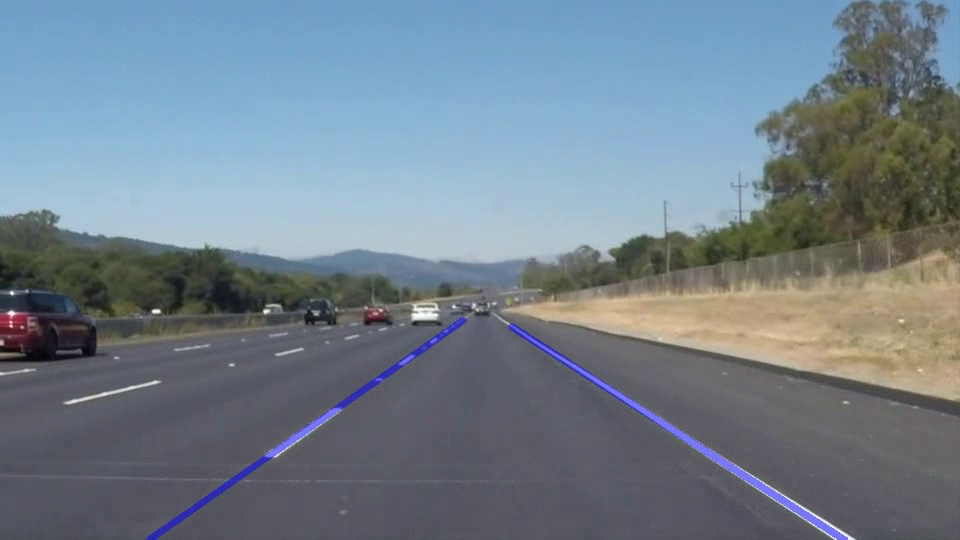
#> input picture frame 21 of part1_p12_lane_detection/p1_lane_detection/test_videos_output/solidWhiteOut.mp4, 960 x 540 px, given in place of solidWhiteRight.mp4, which was not available
$ python lanelines_white.py
#> lines starting #> are read from the running program, lines starting #| are printed output that depends on the picture; after the words box and inside, x2 and y2 are one past the last pixel; in counts of white or black regions, pixels touching at a corner belong together; pictures that were not available may be replaced by others from this repository, and a replacement may not be noted
import matplotlib.pyplot as plt
import numpy as np
import cv2
import os
import math
# import threading

showstep = False
# SET TO TRUE IF WANT TO SHOW STEPS

rho = 1
theta = np.pi/180
threshold = 60
min_line_len = 100
max_line_gap = 160

dir_path = os.path.dirname(os.path.realpath(__file__))
# [19 lines of commented-out code are left out]

# [4 lines left out: function showfig, not called in this run]

def grayscale(img):
    gray = cv2.cvtColor(img, cv2.COLOR_RGB2GRAY)
    if showstep:
        cv2.imshow("gray", gray)
        cv2.waitKey(0)
    return gray


def gaussian_blur(img, kernel_size):
    blur = cv2. GaussianBlur(img, (kernel_size, kernel_size), 0)
    if showstep:
        cv2.imshow("blur", blur)
        cv2.waitKey(0)
    return blur

# gaussian_blur(img, kernel_size)

def canny(img, low_threshold, high_threshold):
    can = cv2.Canny(img, low_threshold, high_threshold)
    if showstep:
        cv2.imshow("Can", can)
        cv2.waitKey(0)

    # t = threading.Thread(target=showfig, name="canny", args=(can, 'gray'))
    # t.start()
    # plt.show()

    return can


def roi(img, vertices):
    """
    Applies an image mask.

    Only keeps the region of the image defined by the polygon
    formed from `vertices`. The rest of the image is set to black.
    `vertices` should be a numpy array of integer points.
    """
    # defining a blank mask to start with
    mask = np.zeros_like(img)

    # defining a 3 channel or 1 channel color to fill the mask with depending on the input image
    if len(img.shape) > 2:
        channel_count = img.shape[2]  # i.e. 3 or 4 depending on your image
        ignore_mask_color = (255,) * channel_count
        print(ignore_mask_color)
    else:
        ignore_mask_color = 255

    # filling pixels inside the polygon defined by "vertices" with the fill color
    cv2.fillPoly(mask, vertices, ignore_mask_color)

    if showstep:
        cv2.imshow("mask", mask)
        cv2.waitKey(0)
    # returning the image only where mask pixels are nonzero
    masked_image = cv2.bitwise_and(img, mask)
    if showstep:
        cv2.imshow("mask", masked_image)
        cv2.waitKey(0)
    return masked_image

def draw_lines(img, lines, color=[255, 0, 0], thickness=5):
    # for x1, y1, x2, y2 in lines:
    #     cv2.line(img, (x1, y1), (x2, y2), color, thickness)

    for line in lines:
        for x1, y1, x2, y2 in line:
            cv2.line(img, (x1, y1), (x2, y2), color, thickness)

def hough_lines(img, imgOriginal, rho, theta, threshold, min_line_len, max_line_gap, vertices):
    """
    `img` should be the output of a Canny transform.

    Returns an image with hough lines drawn.
    """
    # [12 lines of commented-out code are left out]
    shape = img.shape
    width = shape[1]
    height = shape[0]

    lines = cv2.HoughLinesP(img, rho, theta, threshold, np.array([]),minLineLength=min_line_len,maxLineGap=max_line_gap)

    leftlines = []
    rightlines = []

    # print("vertices",vertices)
    vertices_left = [vertices[0][0][0], vertices[0][0][1]]
    vertices_right = [vertices[0][3][0], vertices[0][3][1]]
    # print("vertices left",vertices_left)
    # print("vertices right",vertices_right)

    for line in lines:
        print(line)
        if line[0][2]<width/2:
            leftlines.append(line)
        else:
            rightlines.append(line)

    # take the average of lines on left and lines on right to reduce noise
    if len(leftlines)!=0:
        left_line = np.mean(leftlines, axis=0)
        left_line = left_line.astype(int)

        # code fix for extrapolation:
        left_line1 = left_line[0]
        slope_left = (left_line1[3]-left_line1[1])/(left_line1[2]-left_line1[0])
        # print(slope_left)
        # extrapolate to the end of the ROI
        # note: here botleft and topleft is x[0],x[1], x[2],x[3]
        left_bot_x= int(left_line1[0] + (vertices_left[1]-left_line1[1])/slope_left)
        left_bot_y = vertices_left[1]

        left_line[0][0] = left_bot_x
        left_line[0][1] = left_bot_y

    else:
        left_line = []
        slope_left = 0

    if len(rightlines)!=0:
        right_line = np.mean(rightlines, axis=0)
        right_line = right_line.astype(int)
        right_line1 = right_line[0]
        slope_right = (right_line1[3]-right_line1[1])/(right_line1[2]-right_line1[0])
        # print(slope_right)
        # extrapolate to the end of the ROI
        # note: now top_right and bot_right is x[0],x[1], x[2],x[3]
        right_bot_x = int(right_line1[2] + (vertices_right[1]-right_line1[3])/slope_right)
        right_bot_y = vertices_right[1]

        right_line[0][2] = right_bot_x
        right_line[0][3] = right_bot_y
    else:
        right_line = []

    lines = [left_line,right_line]


    # print(lines)
    # line_img = np.zeros((img.shape[0], img.shape[1], 3), dtype=np.uint8)
    line_img = np.copy(imgOriginal)
    draw_lines(line_img, lines)
    # matplotlib is not thread friendly
    # t = threading.Thread(target=showfig, name="hough {}".format(i), args=(img, None))
    # t.start()
    if showstep:
        cv2.imshow("lines", line_img)
        cv2.waitKey(0)

    return line_img

def weighted_img(img, initial_img, α=0.5, β=0.5, γ=0.):
    return cv2.addWeighted(initial_img, α, img, β, γ)

def main():
    dir_vid = dir_path + "/test_videos"
    vid = dir_vid + "/solidWhiteRight.mp4"
    fourcc = cv2.VideoWriter_fourcc(*'mp4v')
    cap = cv2.VideoCapture(vid)
    ret, imgOriginal = cap.read()
#> imgOriginal is the input picture: shape (540, 960, 3); mean B, G, R 140.2, 128.2, 114.5
    height = imgOriginal.shape[0]
    width = imgOriginal.shape[1]

    c1 = (100, height) # x1, y1
    c2 = (width/2 - 100, height/2 + 50) # x2, y2
    c3 = (width/2 + 100, height/2 + 50) # x2 , y2
    c4 = (width-100, height) # x1, y1
    vertices = np.array([[c1, c2, c3, c4]], dtype=np.int32)
    # important to make it array of array, and dtype 32 int, because will need for polyfit

    out = cv2.VideoWriter(dir_path + '/test_videos_output/solidWhiteOut.mp4',fourcc, 30.0, (width, height))

    while cap.isOpened():
        ret, imgOriginal = cap.read()
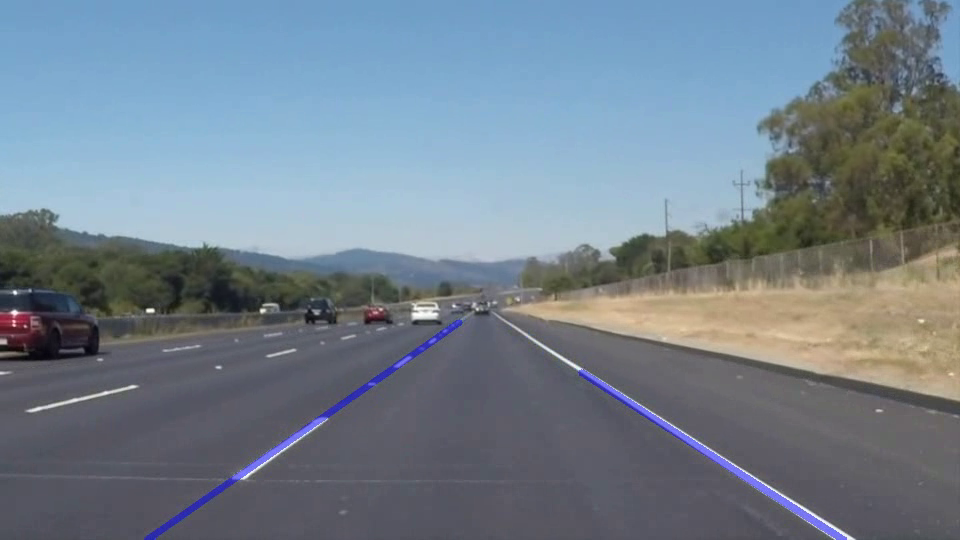
#> input picture frame 22 of part1_p12_lane_detection/p1_lane_detection/test_videos_output/solidWhiteOut.mp4, 960 x 540 px, given in place of solidWhiteRight.mp4, which was not available
#> imgOriginal is the input picture: shape (540, 960, 3); mean B, G, R 140.3, 128.3, 114.9
        img = canny(gaussian_blur(grayscale(imgOriginal), 5), 50, 150)
#> in grayscale, `gray = cv2.cvtColor(img, cv2.COLOR_RGB2GRAY)`:
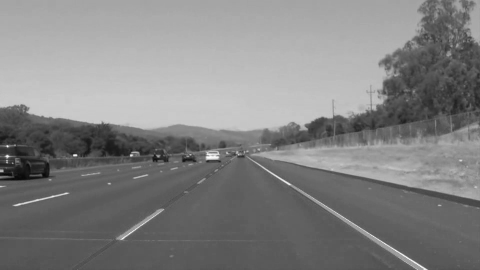
#> gray: shape (540, 960) (shown at 1/2 size); min 3, max 255, mean 130.4
#> in canny, `can = cv2.Canny(img, low_threshold, high_threshold)`:
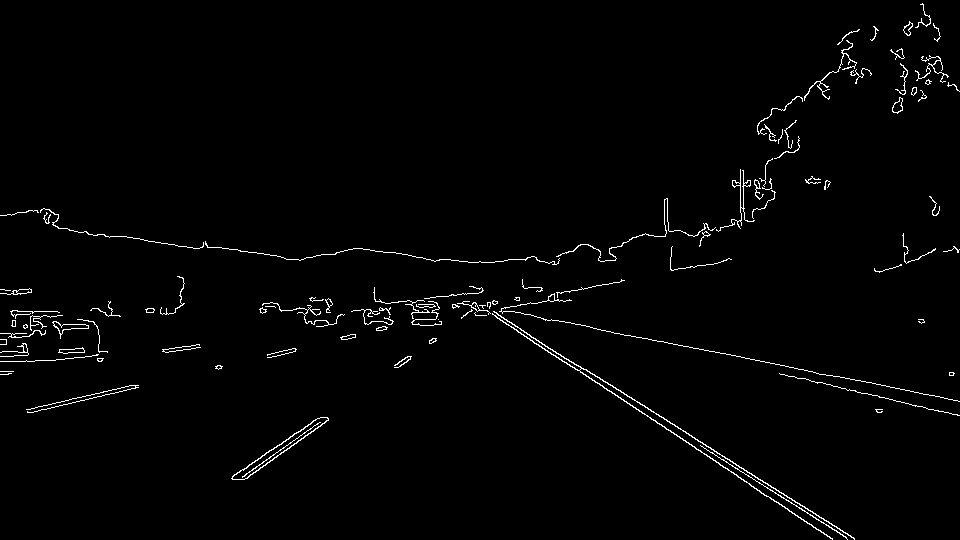
#> can: shape (540, 960); 1.5% white in thin lines or dots
        masked = roi(img, vertices)
#> in roi, `cv2.fillPoly(mask, vertices, ignore_mask_color)`:
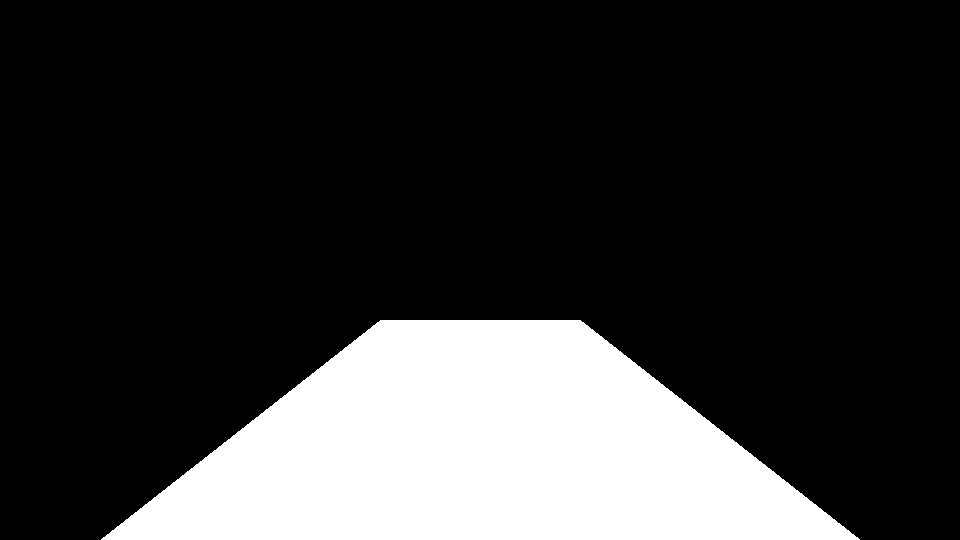
#> mask: shape (540, 960); 20.4% white; 1 white region, box (x1, y1, x2, y2) and area: (101, 320, 860, 540) 105660
#> in roi, `masked_image = cv2.bitwise_and(img, mask)`:
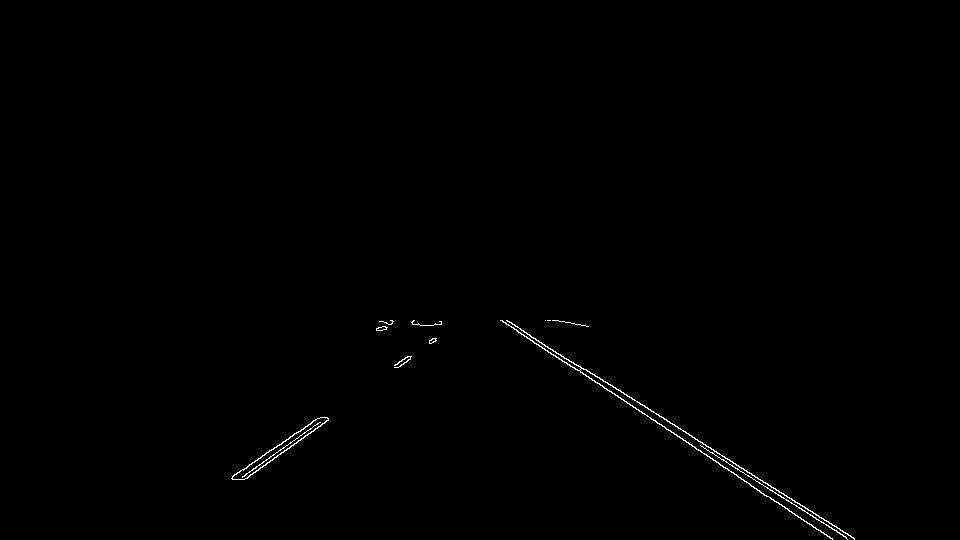
#> masked_image: shape (540, 960); 0.37% white in thin lines or dots, all inside (x1, y1, x2, y2) = (231, 320, 855, 540)
        line_img = hough_lines(masked, imgOriginal, rho, theta, threshold, min_line_len, max_line_gap,vertices)
#> in hough_lines, `lines = cv2.HoughLinesP(img, rho, theta, threshold, np.array([]),minLi..`: lines = [[506, 320, 847, 533], [507, 321, 854, 538], [500, 320, 846, 537], [238, 479, 436, 340], [509, 322, 816, 529], [232, 476, 436, 338], [505, 323, 733, 472], [556, 356, 845, 537]]
#> the loop in hough_lines, `for line in lines:` made 8 passes
#> (printed output is left out)
#> after the loop in hough_lines, `for line in lines:`: leftlines = [[[238, 479, 436, 340]], [[232, 476, 436, 338]]]; rightlines = [[[506, 320, 847, 533]], [[507, 321, 854, 538]], [[500, 320, 846, 537]], [[509, 322, 816, 529]], [[505, 323, 733, 472]], [[556, 356, 845, 537]]]
#> in hough_lines, `left_line = np.mean(leftlines, axis=0)`: left_line = [[235, 477.5, 436, 339]]
#> in hough_lines, `left_line = left_line.astype(int)`: left_line = [[235, 477, 436, 339]]
#> in hough_lines, `left_line1 = left_line[0]`: left_line1 = [235, 477, 436, 339]
#> in hough_lines, `slope_left = (left_line1[3]-left_line1[1])/(left_line1[2]-left_line1[0])`: slope_left = -0.687
#> in hough_lines, `left_bot_x= int(left_line1[0] + (vertices_left[1]-left_line1[1])/slope..`: left_bot_x = 143
#> in hough_lines, `right_line = np.mean(rightlines, axis=0)`: right_line = [[513.8, 327, 823.5, 524.3]]
#> in hough_lines, `right_line = right_line.astype(int)`: right_line = [[513, 327, 823, 524]]
#> in hough_lines, `right_line1 = right_line[0]`: right_line1 = [513, 327, 823, 524]
#> in hough_lines, `slope_right = (right_line1[3]-right_line1[1])/(right_line1[2]-right_li..`: slope_right = 0.635
#> in hough_lines, `right_bot_x = int(right_line1[2] + (vertices_right[1]-right_line1[3])/..`: right_bot_x = 848
#> in hough_lines, `lines = [left_line,right_line]`: lines = [[[143, 540, 436, 339]], [[513, 327, 848, 540]]]
#> the loop in draw_lines, `for line in lines:` made 2 passes

        weighted = weighted_img(line_img, imgOriginal)
        cv2.imshow("Weighted Image", weighted)
        # cv2.waitKey(0)
        out.write(weighted)
        if cv2.waitKey(1) == ord("q"):
#> (key q is pressed here)
            break
        # break
    cv2.destroyAllWindows()

main()

$ run again, starting later in the video
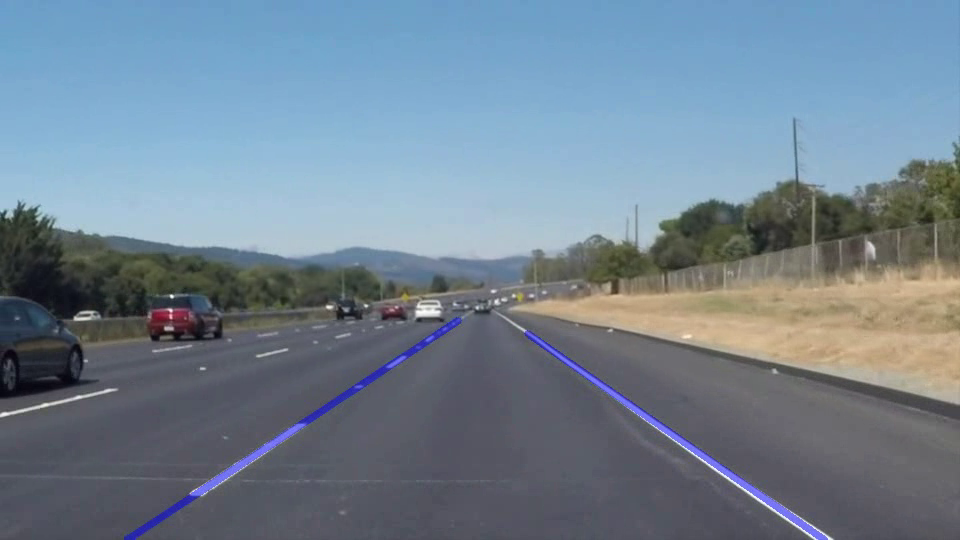
#> input picture frame 95 of part1_p12_lane_detection/p1_lane_detection/test_videos_output/solidWhiteOut.mp4, 960 x 540 px, given in place of solidWhiteRight.mp4, which was not available
#> in main, imgOriginal is the input picture: shape (540, 960, 3); mean B, G, R 145.4, 130.5, 114
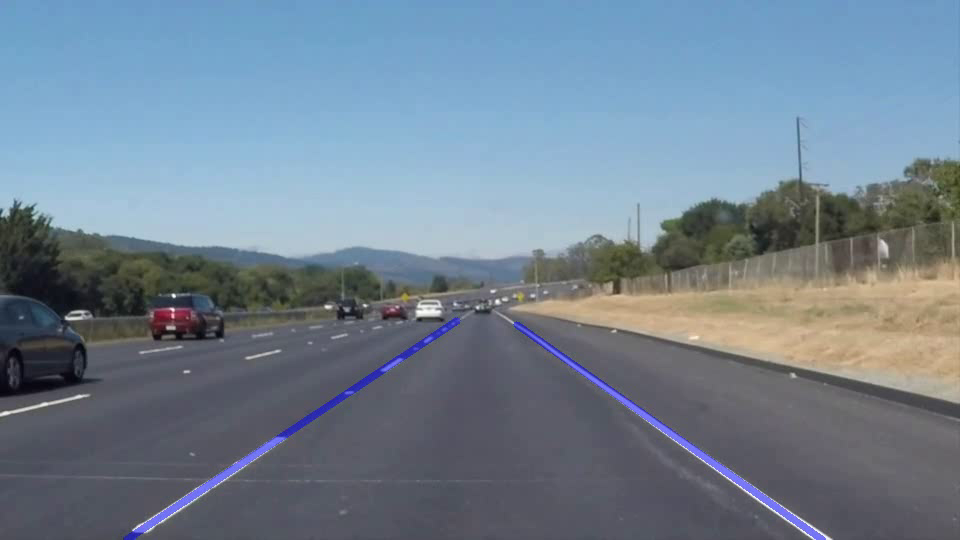
#> input picture frame 96 of part1_p12_lane_detection/p1_lane_detection/test_videos_output/solidWhiteOut.mp4, 960 x 540 px, given in place of solidWhiteRight.mp4, which was not available
#> in main, imgOriginal is the input picture: shape (540, 960, 3); mean B, G, R 145.5, 130.2, 114
#> can: shape (540, 960); 1.7% white in thin lines or dots, all inside (x1, y1, x2, y2) = (0, 117, 960, 540)
#> mask: shape (540, 960); 20.4% white; 1 white region, box (x1, y1, x2, y2) and area: (101, 320, 860, 540) 105660
#> in roi, `masked_image = cv2.bitwise_and(img, mask)`:
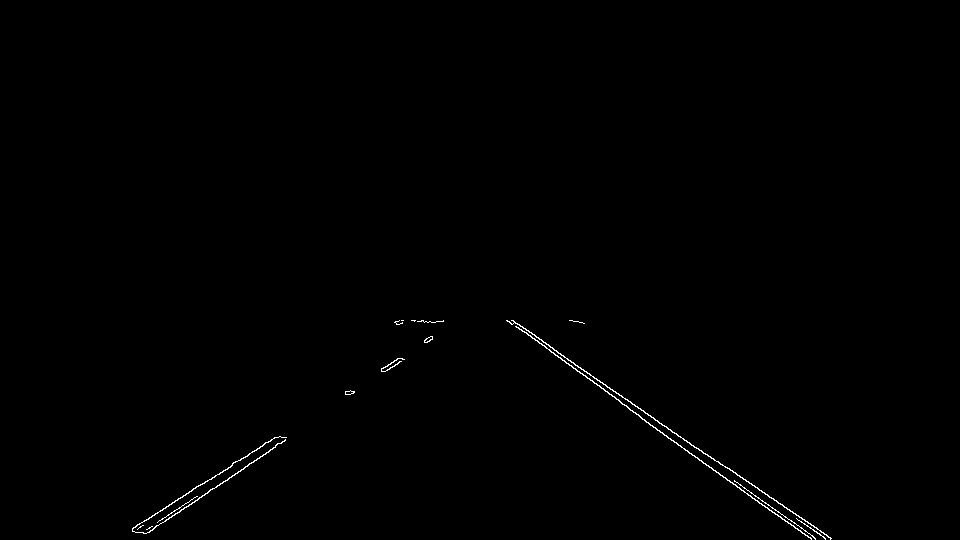
#> masked_image: shape (540, 960); 0.37% white in thin lines or dots, all inside (x1, y1, x2, y2) = (132, 320, 832, 540)
#> in hough_lines, `lines = cv2.HoughLinesP(img, rho, theta, threshold, np.array([]),minLi..`: lines = [[513, 323, 831, 538], [518, 327, 808, 537], [506, 320, 759, 503], [149, 532, 285, 440], [137, 524, 429, 341], [522, 326, 815, 538], [507, 321, 830, 538], [132, 529, 404, 359], [145, 533, 398, 363]]
#> the loop in hough_lines, `for line in lines:` made 9 passes
#> (printed output is left out)
#> after the loop in hough_lines, `for line in lines:`: leftlines = [[[149, 532, 285, 440]], [[137, 524, 429, 341]], [[132, 529, 404, 359]], [[145, 533, 398, 363]]]; rightlines = [[[513, 323, 831, 538]], [[518, 327, 808, 537]], [[506, 320, 759, 503]], [[522, 326, 815, 538]], [[507, 321, 830, 538]]]
#> in hough_lines, `left_line = np.mean(leftlines, axis=0)`: left_line = [[140.8, 529.5, 379, 375.8]]
#> in hough_lines, `left_line = left_line.astype(int)`: left_line = [[140, 529, 379, 375]]
#> left_line1 = [140, 529, 379, 375]
#> slope_left = -0.644
#> left_bot_x = 122
#> in hough_lines, `right_line = np.mean(rightlines, axis=0)`: right_line = [[513.2, 323.4, 808.6, 530.8]]
#> in hough_lines, `right_line = right_line.astype(int)`: right_line = [[513, 323, 808, 530]]
#> right_line1 = [513, 323, 808, 530]
#> slope_right = 0.702
#> right_bot_x = 822
#> in hough_lines, `lines = [left_line,right_line]`: lines = [[[122, 540, 379, 375]], [[513, 323, 822, 540]]]
#> the loop in draw_lines, `for line in lines:` made 2 passes
